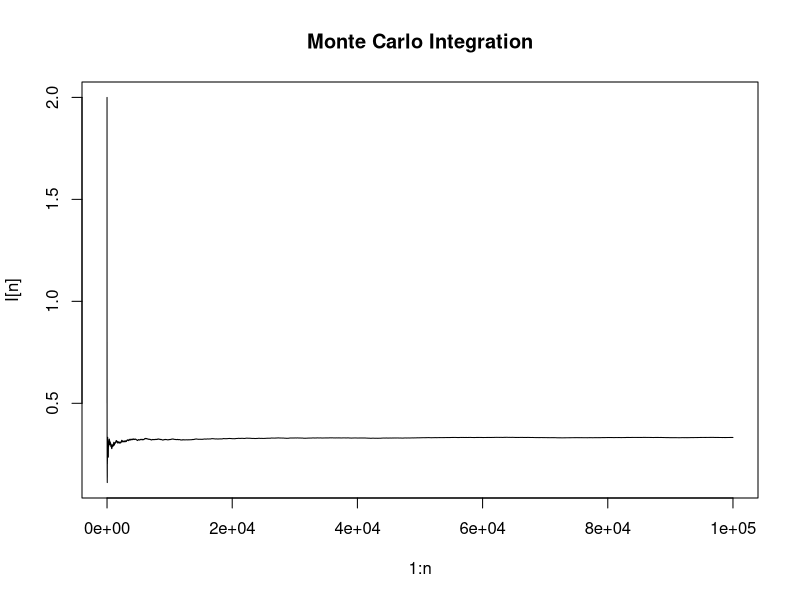
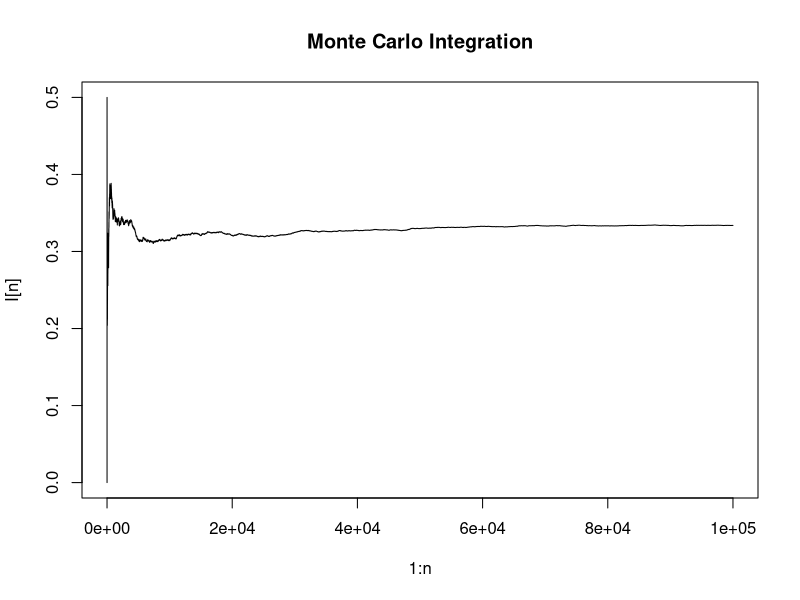
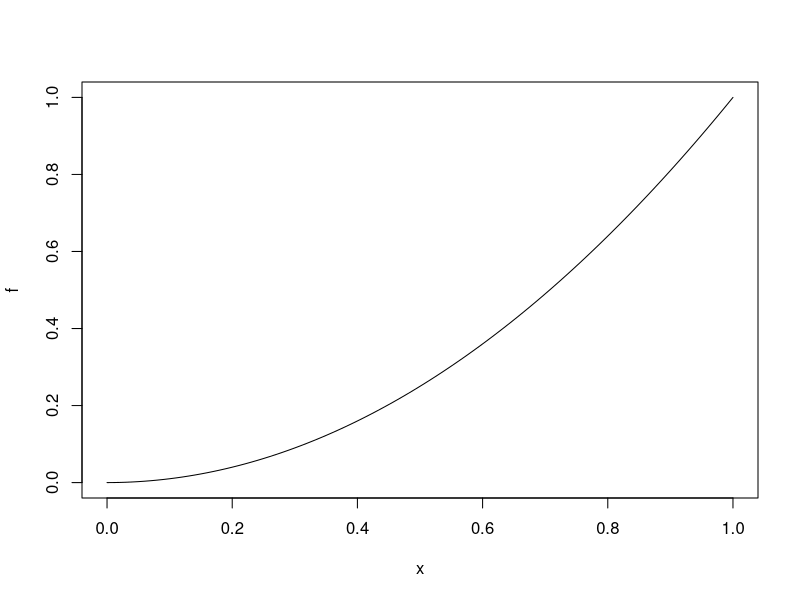

The R script that drew these images, in order:

# Simulation of Monte Carlo Integration

monte_carlo1 <- function(fn, x.min, x.max, y.min, y.max, n){
  In.sum <- 0
  for (i in 1:n){
    X <- runif(1,x.min, x.max)
    Y <- runif(1, y.min, y.max)
    In <- (Y <= fn(X))
    In.sum <- In.sum + In
  }
  I <- (In.sum/n)*(x.max - x.min)*(y.max - y.min) + (x.max - x.min)*y.min
  return(I)
}

# Test for Integral x^2 with x.min = 0 and x.max = 1

f <- function(x) x**2

Int_xsq <- monte_carlo1(f, 0, 1, 0, 2, 100000)


Int_ex <- integrate(f, 0, 1)


# Monte Carlo 2, partially vectorised version of 1

monte_carlo2 <- function(fn, x.min, x.max, y.min, y.max, n){
  X <- runif(n,x.min, x.max)
  Y <- runif(n, y.min, y.max)
  In <- (Y <= sapply(X, fn))
  I <- (cumsum(In)/(1:n))*(x.max - x.min)*(y.max - y.min) + (x.max - x.min)*y.min
  plot(1:n, I, type = "l", main = "Monte Carlo Integration", ylab = "I[n]")
  return(I[n])
}

Int_xsq2 <- monte_carlo2(f, 0, 1, 0, 2, 100000)

Int_xsq2a <- monte_carlo2(f, 0, 1, 0, 2, 100000)

# Monte Carlo 3
monte_carlo3 <- function(fn, x.min, x.max, n){
  u <- runif(n, x.min, x.max)
  x <- sapply(u, fn)
  return(mean(x)*(x.max - x.min))
}

Int_xsq3 <- monte_carlo3(f, 0, 1, 100000)
Int_xsq3a <- monte_carlo3(f, 0, 1, 100000)

plot(f)

#?sapply

fb <- function(x) (1-x)/sqrt(x)
Int_fb <- monte_carlo3(fb, 0, 1, 100000)
Int_ex_fb <- integrate(fb, 0, 1)
